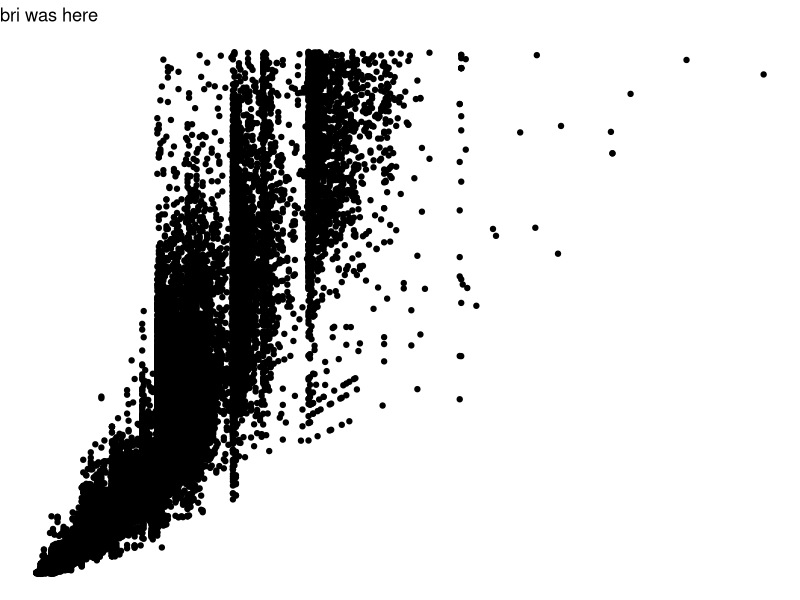
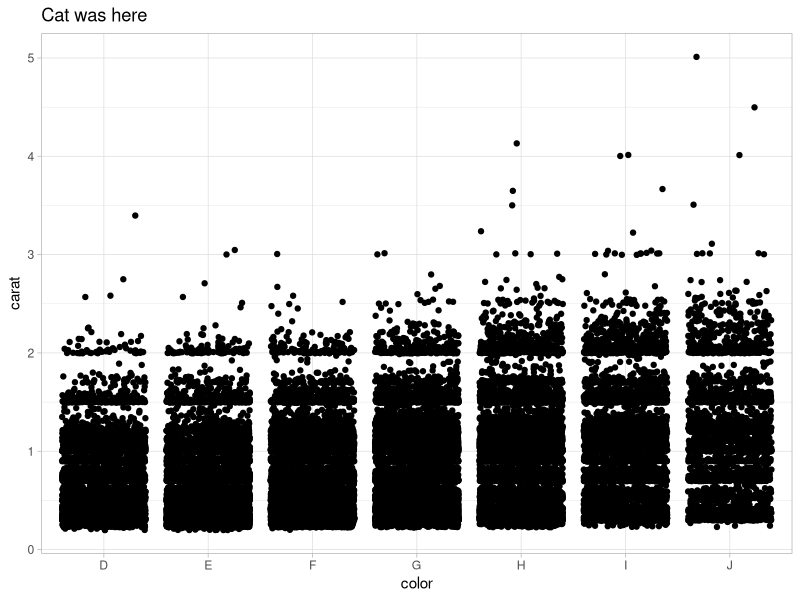
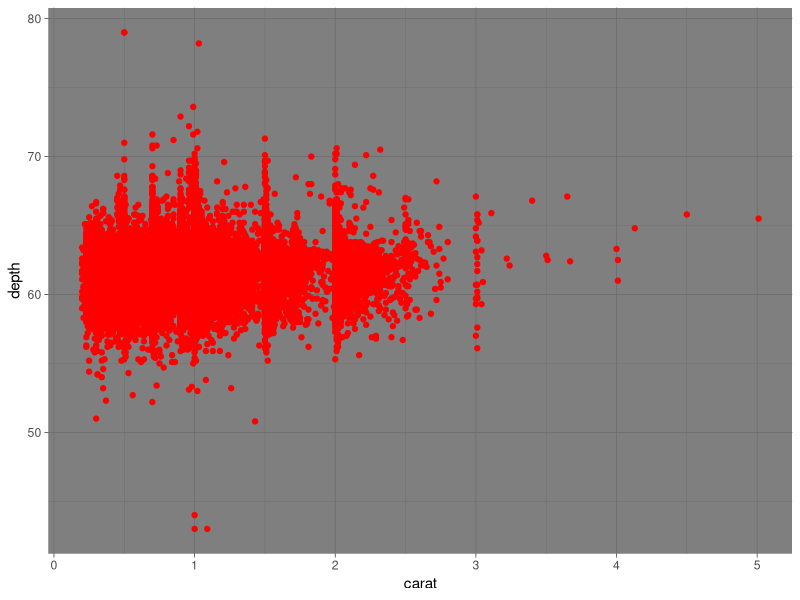

The R source for these figures, in order:
## ---- chunk 1
knitr::opts_chunk$set(echo = TRUE)
library(tidyverse)
## ---- chunk 2
# Partner 1: 
# Run the code below to see the original graph
# Change the code below to make the point color change based on 'cut', and update the theme to theme_bw(). Update the title to include your first name. 

ggplot(data = diamonds, aes(x = carat, y = price)) +
  geom_point() +
  theme_void() +
  labs(title = "bri was here")
## ---- chunk 3
# Partner 2: 
# Run the code below to see the original graph
# Change the code below to make the geom a geom_jitter, and update the theme to theme_light. Update the title to include your first name. 

ggplot(data = diamonds, aes(x = color, y = carat)) +
  geom_jitter() +
  theme_light() +
  labs(title = "Cat was here")
## ---- chunk 4
ggplot(data = diamonds, aes(x = carat, y = depth)) +
  geom_point(color = "red") +
  theme_dark()

## ---- chunk 5
